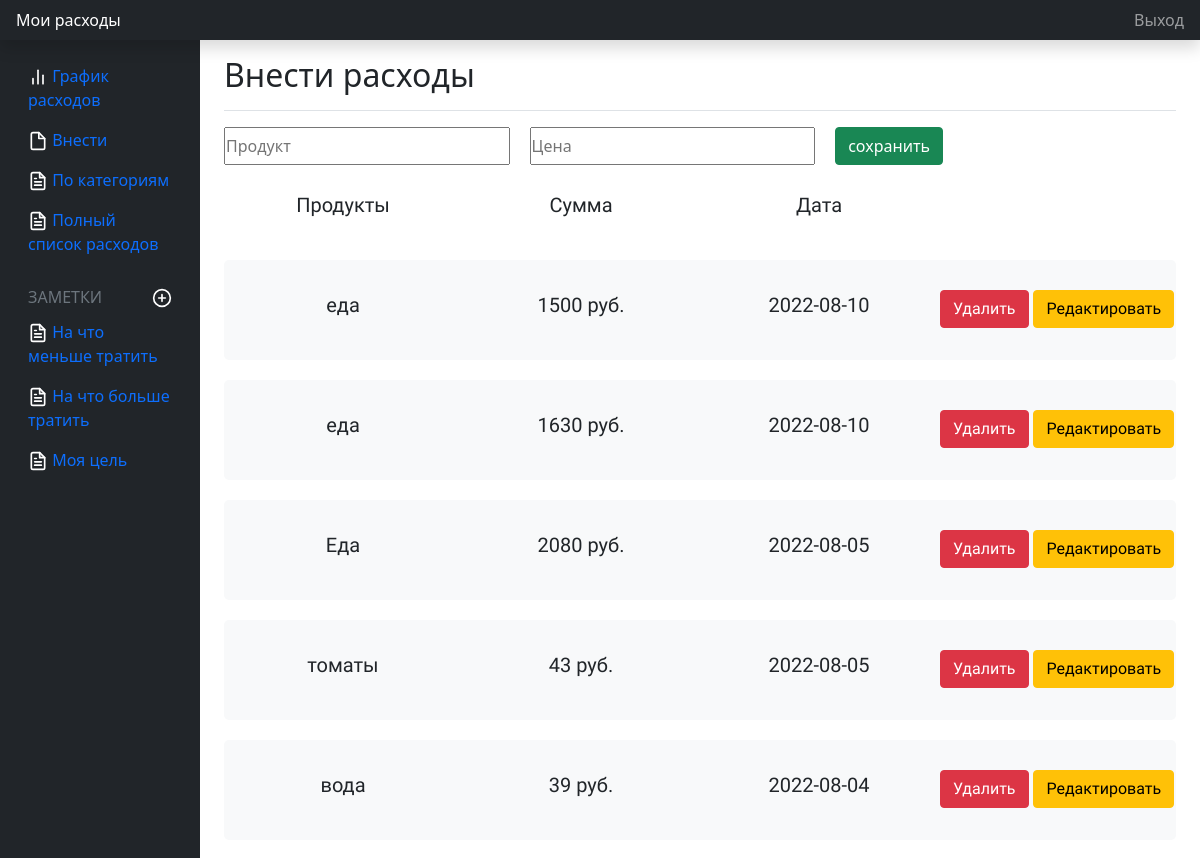
The page /input (upper part) on the database as committed earlier.
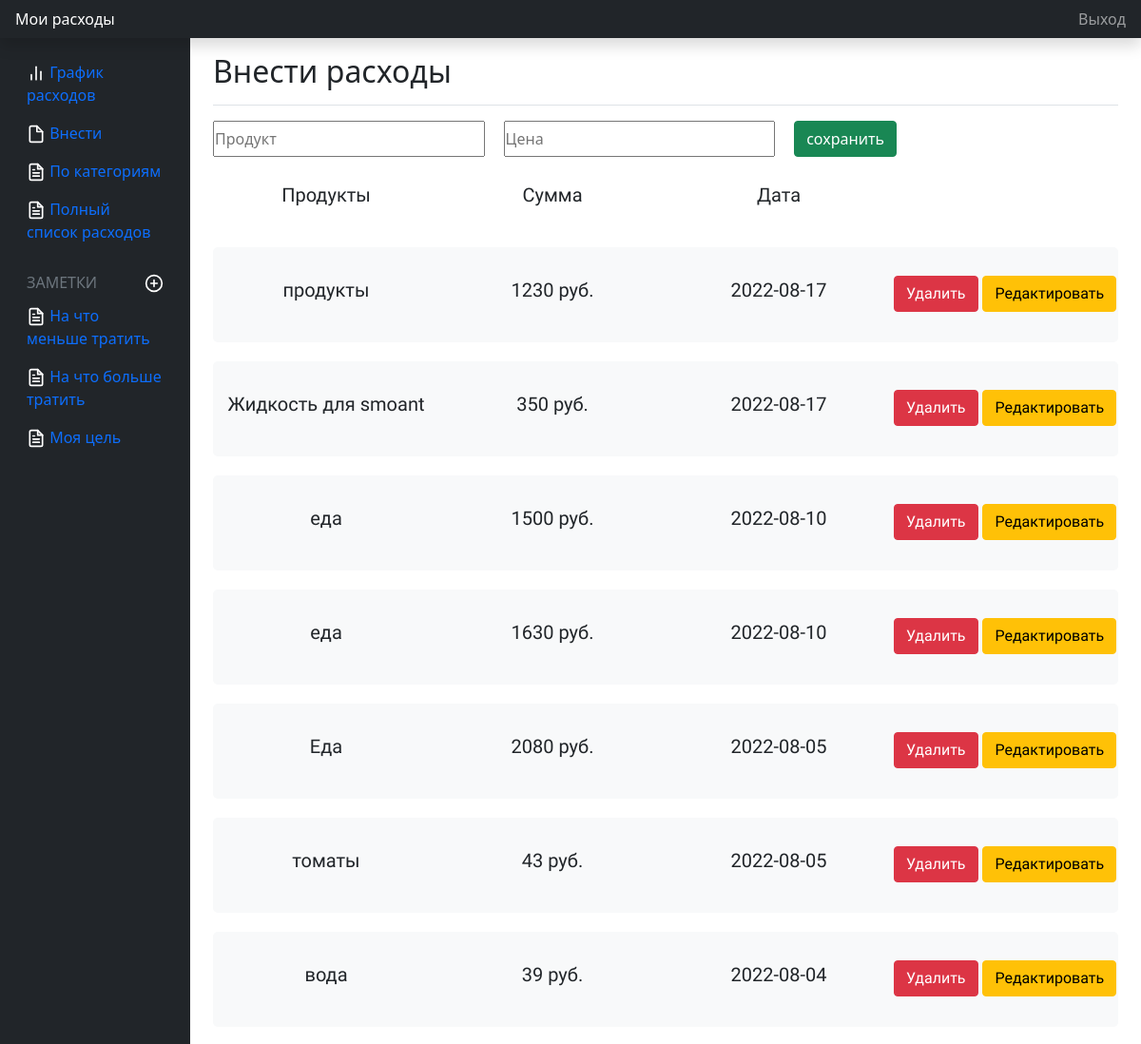
The same page on the database as committed later.
### main.py (models this page shows, shortened)
class Article(db.Model):
    id = db.Column(db.Integer, primary_key=True)
    date = db.Column(db.DateTime, default=datetime.utcnow)
    product = db.Column(db.String(50), nullable=True)
    price = db.Column(db.Integer)

### main.py (the view)
@login_required
@app.route('/input', methods=['POST', 'GET'])
def input():
    if request.method == "POST":
        product = request.form['product']
        price = request.form['price']
        article = Article(product=product, price=price)
        try:
            db.session.add(article)
            db.session.commit()
            return redirect('/input')
        except:
            return 'какая-то ошибка'
    else:
        article = Article.query.order_by(Article.date.desc()).all()
        return render_template("input.html", article=article)

### main.py (called while the page is built)
@app.after_request
def redirect_to_signin(response):
    if response.status_code == 401:
        return redirect(url_for('/sign_in'))
    return response

### templates/input.html (shortened to what this page needs)
{% extends 'base.html' %}
{% block body %}
<main class="col-md-9 ms-sm-auto col-lg-10 px-md-4">
    <div class="d-flex justify-content-between flex-wrap flex-md-nowrap align-items-center pt-3 pb-2 mb-3 border-bottom">
        <h1 class="h2">Внести расходы</h1>
    </div>
    <form method="post" id="post">
        <input type="text" name="product" id="product" class="input__product" placeholder="Продукт"><br>
        <input type="number" name="price" id="price" class="input__price" placeholder="Цена"><br>
        <input type="submit" class="btn btn-success" value="сохранить">
    </form>
    <div class="spending_list">
        {% if article | length > 0 %}
        <div class="info">
          <li>Продукты</li>
          <li>Сумма</li>
          <li>Дата</li>
        </div>
          {% for el in article %}
          <div class="items">
              <div class="product_list">{{el.product}}</div>
              <div class="price">{{el.price}} руб.</div>
              <div class="day">{{el.date.date()}}</div>
              <div class="refactor_btn">
                <a href="/spending/{{ el.id }}/del" class="btn btn-danger">Удалить</a>
                <a href="/refactor/{{ el.id }}/update" class="btn btn-warning">Редактировать</a>
              </div>
          </div>
          {% endfor %}
        {% else %}
          <h1 id="null_spending">Тут пока что пусто !!!</h1>
          <a href="/input" class="btn btn-warning">Добаить трату</a>
        {% endif %}
    </div>
{% endblock %}

Rows that differ between the two databases and show on the page:
added Article: product "продукты", price "1230", date "2022-08-17"
added Article: product "Жидкость для smoant", price "350", date "2022-08-17"
